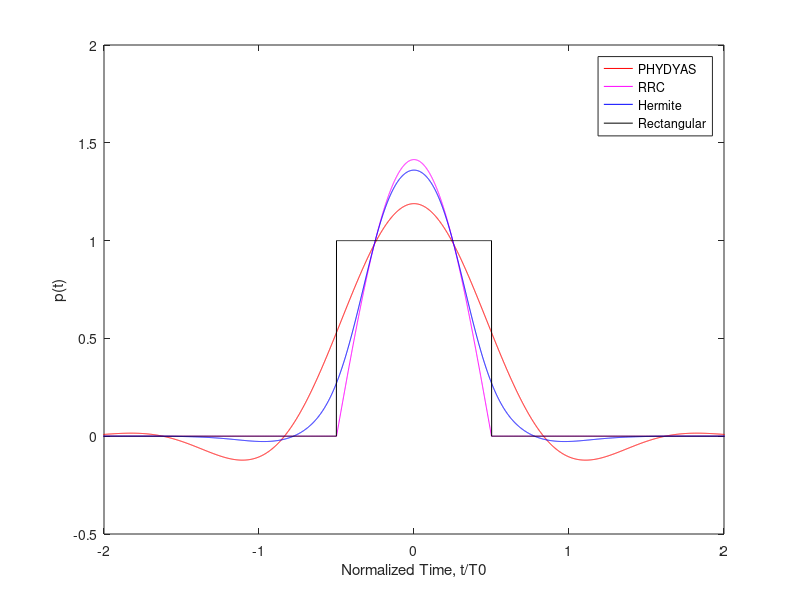
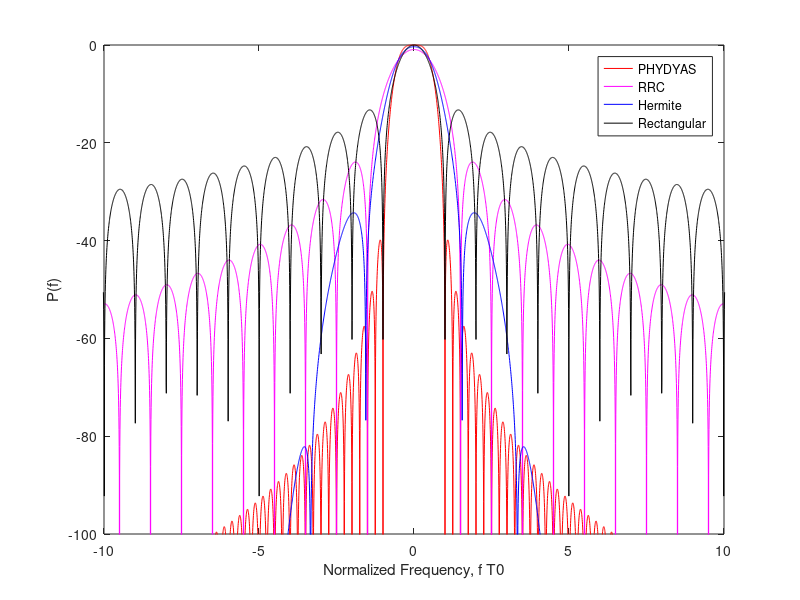

Recreate these plots in MATLAB, in order.
% =========================================================================   
% Ronald Nissel, rnissel@nt.tuwien.ac.at
% (c) 2017 by Institute of Telecommunications, TU Wien
% www.nt.tuwien.ac.at
% =========================================================================      
% This script plots the time and frequency response of different prototype
% filters:
%       1) Rectangular
%       2) PHYDYAS, Overlapping factor 4 (but 8 is also implemented)
%       3) Hermite
%       4) RRC in time

clear; close all;

fs                      = 15.36e6;          % Sampling Rate: 1024*15kHz
F                       = 15e3;             % Subcarrier Spacing: 15kHz

dt = 1/fs;

%% Define Prototype Filters! Orthogonal for T=T0 and F=2/T0!
% PHYDYAS pulse for overlapping factor 4
p_PHYDYAS_O4 = @(t,T0) ((t<=(4*T0/2))&(t>-4*T0/2)).*(1+2*(...
    0.97195983 * cos(2*pi*1/4*t/T0) + ...
    sqrt(2)/2  * cos(2*pi*2/4*t/T0) + ...
    0.23514695 * cos(2*pi*3/4*t/T0) ...
    ))/sqrt(4^2*T0);

% PHYDYAS pulse for overlapping factor 8
p_PHYDYAS_O8 = @(t,T0) ((t<=(8*T0/2))&(t>-8*T0/2)).*(1+2*(...
    0.99932588 * cos(2*pi*1/8*t/T0) + ...
    0.98203168 * cos(2*pi*2/8*t/T0) + ...
    0.89425129 * cos(2*pi*3/8*t/T0) + ...
    sqrt(2)/2  * cos(2*pi*4/8*t/T0) + ...
    0.44756522 * cos(2*pi*5/8*t/T0) + ...
    0.18871614 * cos(2*pi*6/8*t/T0) + ...
    0.03671221 * cos(2*pi*7/8*t/T0) ...
    ))/sqrt(8^2*T0);

% Root raised cosine filter in time (low latency)
p_timeRRC = @(t,T0) ((t<=(T0/2))&(t>-T0/2)).*sqrt(1+(...
      cos(pi*1*2*t/T0)  ...
     ))/sqrt(T0);
 
% Hermite prototype filter for overlapping factor 8
O  = 8; 
p_Hermite = @(t,T0) ((t<=(O*T0/2))&(t>-O*T0/2)).* ...
    1/sqrt(T0).*exp(-pi*(t./(T0/sqrt(2))).^2) .* (...
    1.412692577 + ...
    -3.0145e-3 .*...
                ((12+(-48).*(sqrt(2*pi)*(t./(T0/sqrt(2)))).^2+16.*(sqrt(2*pi)*(t./(T0/sqrt(2)))).^4 ) )+ ...
    -8.8041e-6 .*...
                (1680+(-13440).*(sqrt(2*pi)*(t./(T0/sqrt(2)))).^2+13440.*(sqrt(2*pi)*(t./(T0/sqrt(2)))).^4+(-3584).*(sqrt(2*pi)*(t./(T0/sqrt(2)))).^6+256.*(sqrt(2*pi)*(t./(T0/sqrt(2)))).^8 )+ ...
    -2.2611e-9  .*... 
                 (665280+(-7983360).*(sqrt(2*pi)*(t./(T0/sqrt(2)))).^2+13305600.*(sqrt(2*pi)*(t./(T0/sqrt(2)))).^4+(-7096320).*(sqrt(2*pi)*(t./(T0/sqrt(2)))).^6+1520640.* ...
                    (sqrt(2*pi)*(t./(T0/sqrt(2)))).^8+(-135168).*(sqrt(2*pi)*(t./(T0/sqrt(2)))).^10+4096.*(sqrt(2*pi)*(t./(T0/sqrt(2)))).^12 )+ ...
    -4.4570e-15 .*... 
                 (518918400+(-8302694400).*(sqrt(2*pi)*(t./(T0/sqrt(2)))).^2+19372953600.*(sqrt(2*pi)*(t./(T0/sqrt(2)))).^4+(-15498362880).* ...
                   (sqrt(2*pi)*(t./(T0/sqrt(2)))).^6+5535129600.*(sqrt(2*pi)*(t./(T0/sqrt(2)))).^8+(-984023040).*(sqrt(2*pi)*(t./(T0/sqrt(2)))).^10+89456640.*(sqrt(2*pi)*(t./(T0/sqrt(2)))).^12+( ...
                   -3932160).*(sqrt(2*pi)*(t./(T0/sqrt(2)))).^14+65536.*(sqrt(2*pi)*(t./(T0/sqrt(2)))).^16 )+ ...
     1.8633e-16 .*...
                 (670442572800+(-13408851456000).*(sqrt(2*pi)*(t./(T0/sqrt(2)))).^2+40226554368000.*(sqrt(2*pi)*(t./(T0/sqrt(2)))).^4+( ...
                   -42908324659200).*(sqrt(2*pi)*(t./(T0/sqrt(2)))).^6+21454162329600.*(sqrt(2*pi)*(t./(T0/sqrt(2)))).^8+(-5721109954560).* ...
                   (sqrt(2*pi)*(t./(T0/sqrt(2)))).^10+866834841600.*(sqrt(2*pi)*(t./(T0/sqrt(2)))).^12+(-76205260800).*(sqrt(2*pi)*(t./(T0/sqrt(2)))).^14+3810263040.*(sqrt(2*pi)*(t./(T0/sqrt(2)))).^16+ ...
                   (-99614720).*(sqrt(2*pi)*(t./(T0/sqrt(2)))).^18+1048576.*(sqrt(2*pi)*(t./(T0/sqrt(2)))).^20 ));
                
% Reference rectangular prototype filter, orthogonal for T=T0, F=1/T0!
p_Rectangular = @(t,T0) (1/sqrt(T0).*((t<=(T0/2))&(t>-T0/2)));


%% Plot Filters
T0  = 1/F;
t   = (-200*T0/2:dt:(200*T0/2)).'; t(end)=[]; % so that fft becomes real

% Time domain
p_PHYDYAS_O4_Samples    = p_PHYDYAS_O4(t,T0);
p_PHYDYAS_O8_Samples    = p_PHYDYAS_O8(t,T0);
p_timeRRC_Samples       = p_timeRRC(t,T0);
p_Hermite_Samples       = p_Hermite(t,T0);
p_Rectangular_Samples   = p_Rectangular(t,T0);

% Plot the prototype filters in time
figure();
plot(t/T0,p_PHYDYAS_O8_Samples*sqrt(T0),'red');
hold on;
plot(t/T0,p_timeRRC_Samples*sqrt(T0),'magenta');
plot(t/T0,p_Hermite_Samples*sqrt(T0),'blue');
plot(t/T0,p_Rectangular_Samples*sqrt(T0),'black');
xlim([-2 2]);
ylabel('p(t)');
xlabel('Normalized Time, t/T0');
legend({'PHYDYAS','RRC','Hermite','Rectangular'});

% Frequency domain
df  = 1/(length(t)*dt);
f   = (-length(t)/2:(length(t)/2-1))*df; 

P_PHYDYAS_O8_FFT    = circshift(abs(fft(p_PHYDYAS_O8_Samples)),[-length(t)/2,0]);
P_PHYDYAS_O4_FFT    = circshift(abs(fft(p_PHYDYAS_O4_Samples)),[-length(t)/2,0]);
P_timeRRC_FFT       = circshift(abs(fft(p_timeRRC_Samples)),[-length(t)/2,0]);
P_Hermite_FFT       = circshift(abs(fft(p_Hermite_Samples)),[-length(t)/2,0]);
P_Rectangular_FFT   = circshift(abs(fft(p_Rectangular_Samples)),[-length(t)/2,0]);

Normalize           = max(max([P_PHYDYAS_O4_FFT P_timeRRC_FFT P_Hermite_FFT P_Rectangular_FFT]));

% Plot the prototype filters in frequency
figure();
plot(f*T0,20*log10(P_PHYDYAS_O4_FFT/Normalize),'red');
hold on;
plot(f*T0,20*log10(P_timeRRC_FFT/Normalize),'magenta');
plot(f*T0,20*log10(P_Hermite_FFT/Normalize),'blue');
plot(f*T0,20*log10(P_Rectangular_FFT/Normalize),'black');
ylim([-100 0]);
xlim([-10 10]);
ylabel('P(f)');
xlabel('Normalized Frequency, f T0');
legend({'PHYDYAS','RRC','Hermite','Rectangular'});

